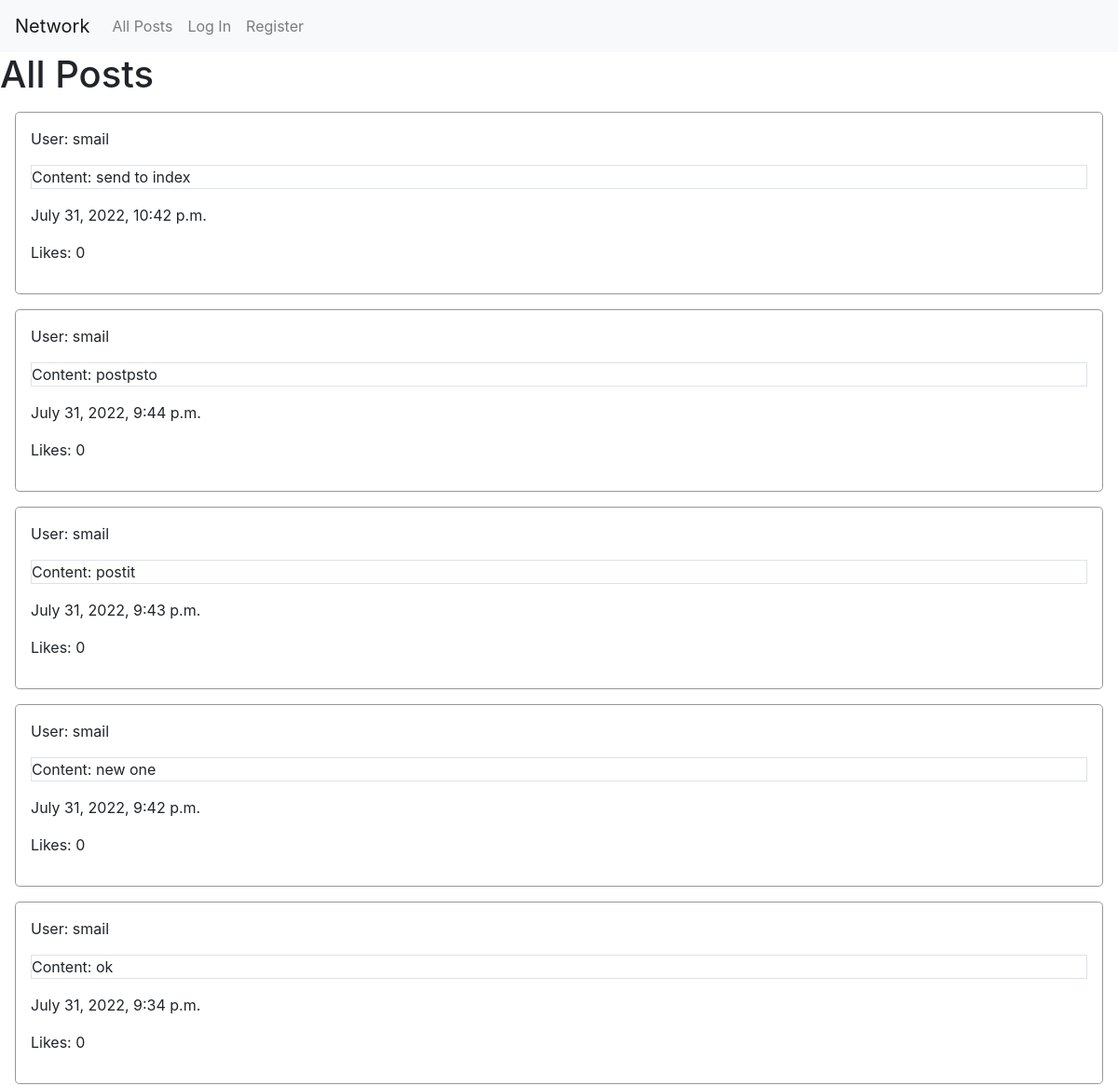
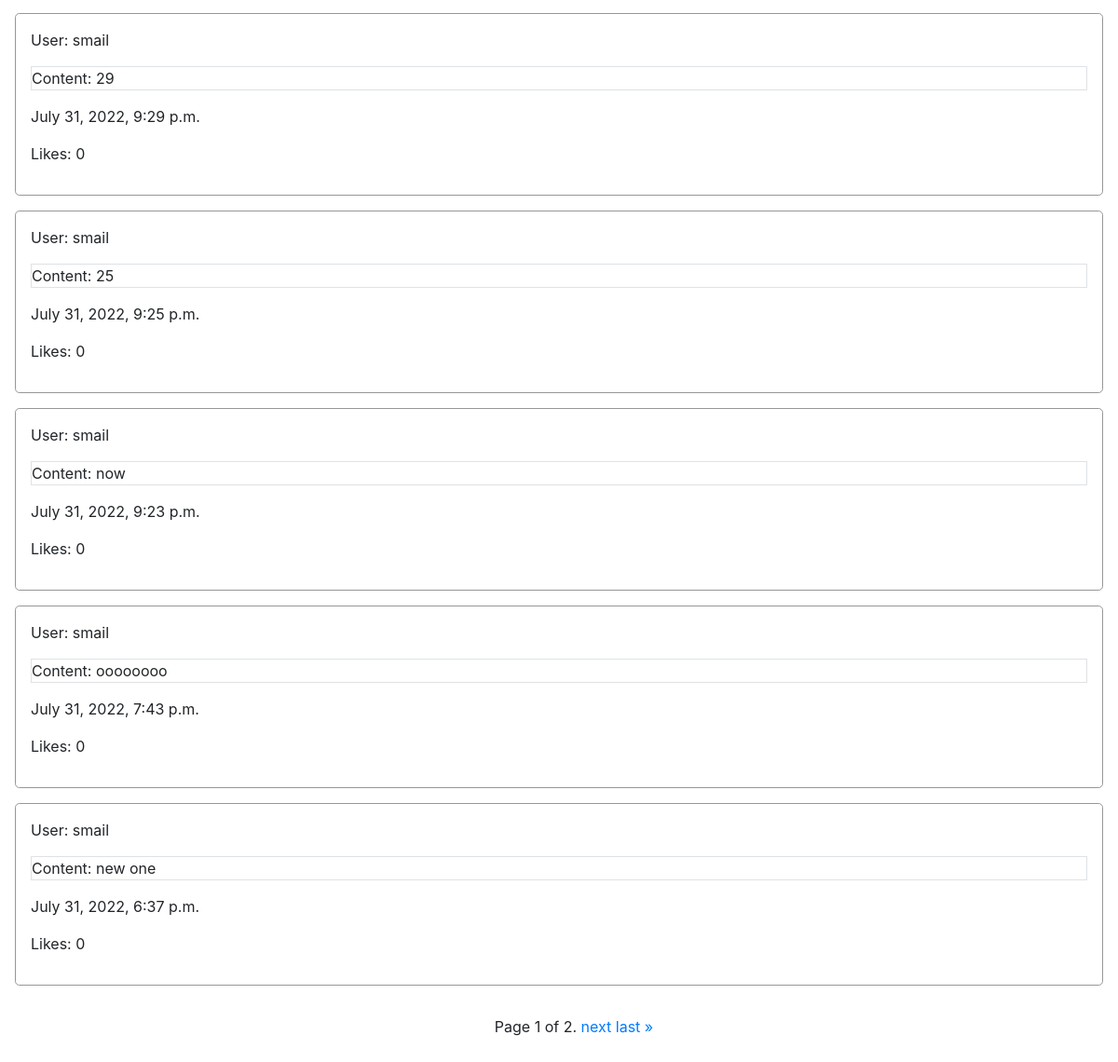
Before: / with the older database file (2 pictures, top to bottom).
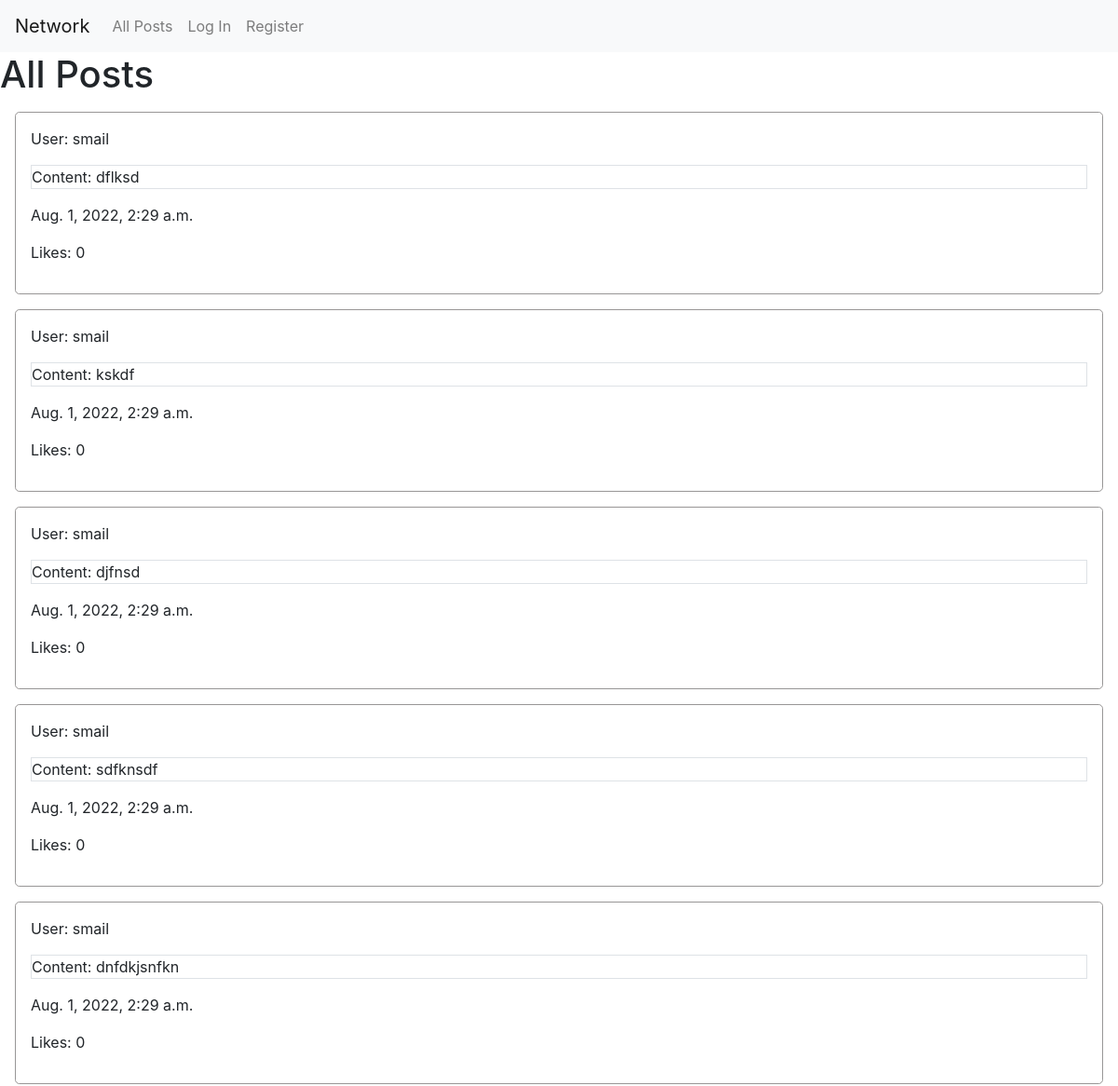
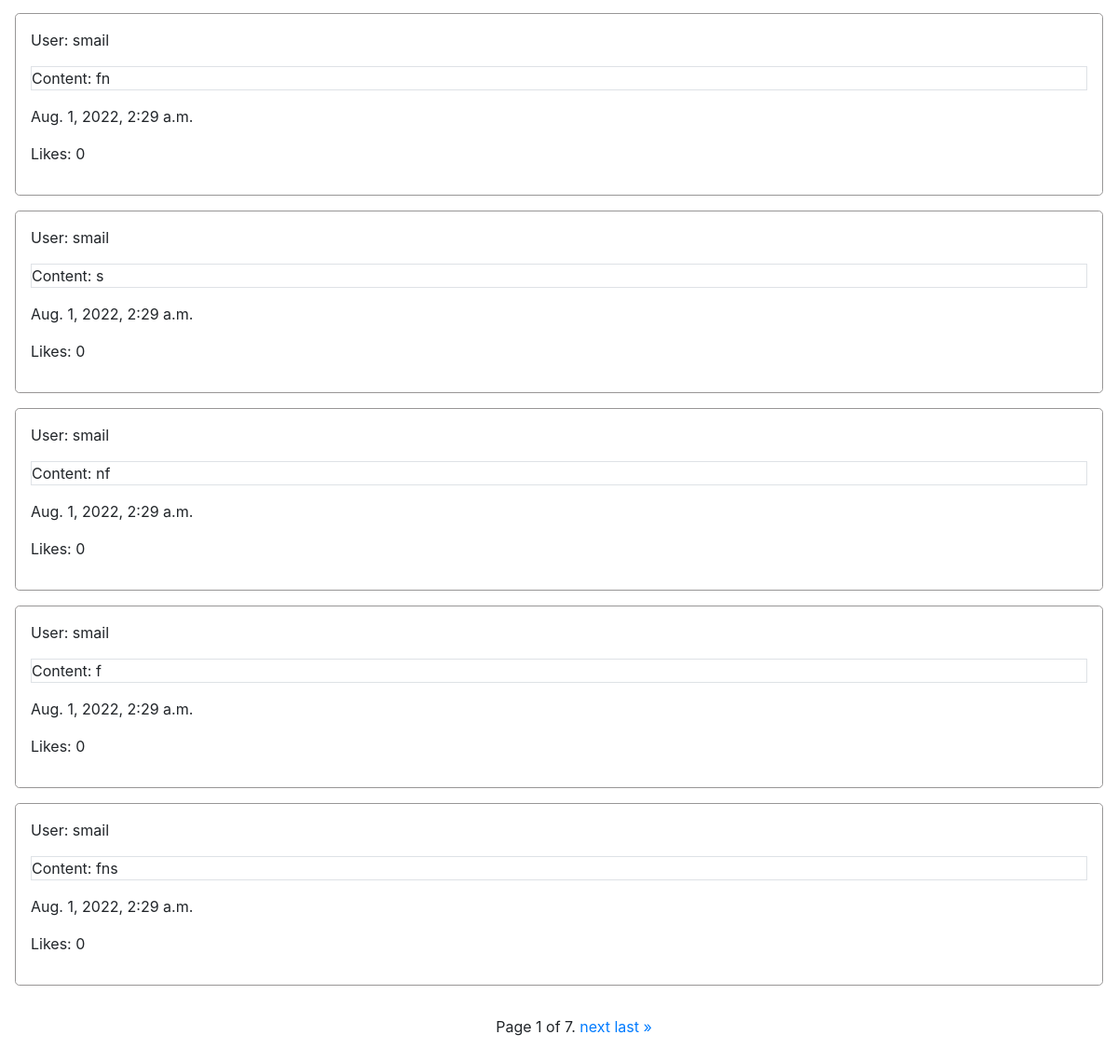
After: the same page with the newer database file (2 pictures, top to bottom).
### network/models.py (models this page shows, shortened)
class Post(models.Model):
    user = models.ForeignKey("User", on_delete=models.CASCADE)
    content = models.TextField(blank=False)
    timestamp = models.DateTimeField(auto_now_add=True)
    likes = models.IntegerField(default=0)

class User(AbstractUser):
    def __str__(self) -> str:
        return f"{self.username}"

### network/views.py (the view, shortened to what this page needs)
# urls.py: path("", views.index_view, name="index"),
def index_view(request):
    posts = Post.objects.all().order_by('-timestamp')
    paginator = Paginator(posts, 10) # Show 10 contacts per page.
    page_number = request.GET.get('page')
    page_obj = paginator.get_page(page_number)
    context = {'posts' : posts, 'page_obj' : page_obj}
    return render(request, 'network/index.html', context)

### network/templates/network/index.html (shortened to what this page needs)
{% extends "network/layout.html" %}
{% block body %}
    <h1>All Posts</h1>
    <div id="posts">
        {% for post in page_obj %}
            <div class="post-div" id="{{ post.id }}">
                <p>User: {{ post.user}}</p>
                <p class="border">Content: {{ post.content }}</p>
                <p> {{ post.timestamp }}</p>
                <p> Likes: {{ post.likes }}</p>
            </div>
        {% endfor %}
    </div>
    <div class="pagination">
        <div class="step-links">
            <span class="current">
                Page {{ page_obj.number }} of {{ page_obj.paginator.num_pages }}.
            </span>
            {% if page_obj.has_next %}
                <a href="?page={{ page_obj.next_page_number }}">next</a>
                <a href="?page={{ page_obj.paginator.num_pages }}">last &raquo;</a>
            {% endif %}
        </div>
    </div>
{% endblock %}

Changed rows visible on the page:
no longer on this page (row unchanged): Post: user "smail", content "send to index", timestamp "July 31, 2022, 10:42 p.m.", likes "0"
no longer on this page (row unchanged): Post: user "smail", content "postpsto", timestamp "July 31, 2022, 9:44 p.m.", likes "0"
no longer on this page (row unchanged): Post: user "smail", content "postit", timestamp "July 31, 2022, 9:43 p.m.", likes "0"
no longer on this page (row unchanged): Post: user "smail", content "new one", timestamp "July 31, 2022, 9:42 p.m.", likes "0"
no longer on this page (row unchanged): Post: user "smail", content "ok", timestamp "July 31, 2022, 9:34 p.m.", likes "0"
no longer on this page (row unchanged): Post: user "smail", content "29", timestamp "July 31, 2022, 9:29 p.m.", likes "0"
no longer on this page (row unchanged): Post: user "smail", content "25", timestamp "July 31, 2022, 9:25 p.m.", likes "0"
no longer on this page (row unchanged): Post: user "smail", content "now", timestamp "July 31, 2022, 9:23 p.m.", likes "0"
no longer on this page (row unchanged): Post: user "smail", content "oooooooo", timestamp "July 31, 2022, 7:43 p.m.", likes "0"
no longer on this page (row unchanged): Post: user "smail", content "new one", timestamp "July 31, 2022, 6:37 p.m.", likes "0"
added Post: user "smail", content "dflksd", timestamp "Aug. 1, 2022, 2:29 a.m.", likes "0"
added Post: user "smail", content "kskdf", timestamp "Aug. 1, 2022, 2:29 a.m.", likes "0"
added Post: user "smail", content "djfnsd", timestamp "Aug. 1, 2022, 2:29 a.m.", likes "0"
added Post: user "smail", content "sdfknsdf", timestamp "Aug. 1, 2022, 2:29 a.m.", likes "0"
added Post: user "smail", content "dnfdkjsnfkn", timestamp "Aug. 1, 2022, 2:29 a.m.", likes "0"
added Post: user "smail", content "fn", timestamp "Aug. 1, 2022, 2:29 a.m.", likes "0"
added Post: user "smail", content "s", timestamp "Aug. 1, 2022, 2:29 a.m.", likes "0"
added Post: user "smail", content "nf", timestamp "Aug. 1, 2022, 2:29 a.m.", likes "0"
added Post: user "smail", content "f", timestamp "Aug. 1, 2022, 2:29 a.m.", likes "0"
added Post: user "smail", content "fns", timestamp "Aug. 1, 2022, 2:29 a.m.", likes "0"
Other visible differences:
{{ page_obj.paginator.num_pages }}: "2" → "7"
